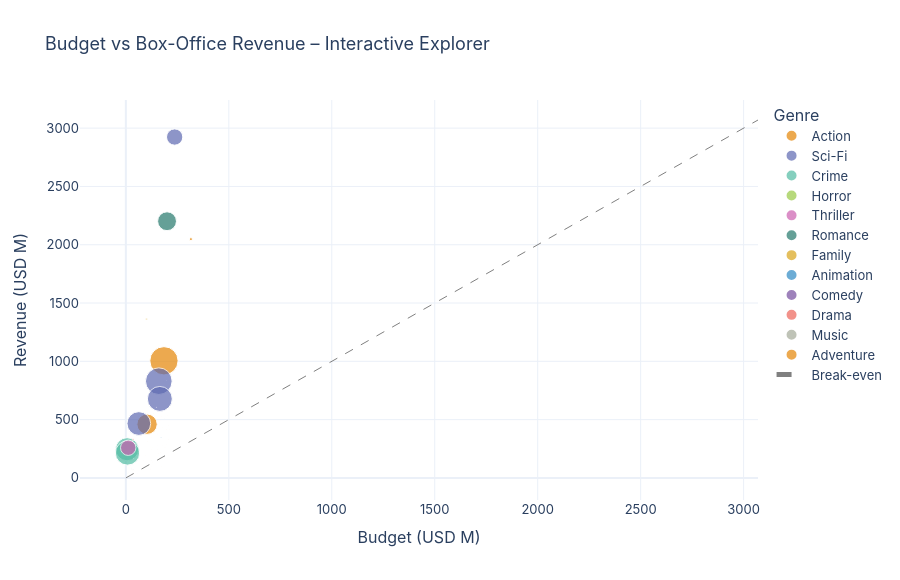

This figure's notebook cell:
### Markdown cell above
### Interactive Scatter – Budget vs Revenue

### Code cell
data = df[(df['budget_usd'] > 0) & (df['revenue_usd'] > 0)].copy()
data['budget_M']  = (data['budget_usd']  / 1e6).round(1)
data['revenue_M'] = (data['revenue_usd'] / 1e6).round(1)
data['roi'] = ((data['revenue_usd'] - data['budget_usd']) / data['budget_usd'] * 100).round(1)

fig = px.scatter(
    data, x='budget_M', y='revenue_M',
    color='primary_genre', size='vote_count',
    hover_name='title',
    hover_data={'release_year': True, 'vote_average': ':.2f', 'roi': ':.1f'},
    labels={'budget_M': 'Budget (USD M)', 'revenue_M': 'Revenue (USD M)'},
    title='Budget vs Box-Office Revenue – Interactive Explorer',
    template='plotly_white',
    color_discrete_sequence=px.colors.qualitative.Vivid,
)

# break-even line
max_v = max(data['budget_M'].max(), data['revenue_M'].max()) * 1.05
fig.add_trace(go.Scatter(x=[0, max_v], y=[0, max_v], mode='lines',
                         line=dict(dash='dash', color='gray', width=1),
                         name='Break-even', hoverinfo='skip'))

fig.update_layout(legend_title='Genre', font=dict(family='Inter', size=13), height=580)

html_path = INTERACTIVE_DIR / 'budget_vs_revenue_interactive.html'
fig.write_html(str(html_path))
fig.show()
print(f'Saved → {html_path}')

### Figure 1 — Plotly figure (JSON) as saved in the notebook; plotly's stock layout.template omitted (floating-point values rounded to 4 significant figures; data arrays with more than 128 entries replaced by an {"elided": "..."} marker saying what was removed)
{"data": [{"customdata": {"elided": "78x3 float values"}, "hovertemplate": "<b>%{hovertext}</b><br><br>primary_genre=Action<br>Budget (USD M)=%{x}<br>Revenue (USD M)=%{y}<br>vote_count=%{marker.size}<br>release_year=%{customdata[0]}<br>vote_average=%{customdata[1]:.2f}<br>roi=%{customdata[2]:.1f}<extra></extra>", "hovertext": ["Zootopia 2", "David", "Good Luck, Have Fun, Don't Die", "Solo Mio", "Frankenstein", "War of the Worlds", "Project Hail Mary", "Ginger & Rosa", "Turbulence", "Hoppers", "Marty Supreme", "The Shadow's Edge", "Oscar Shaw", "Hellfire", "Mercy", "Wildcat", "Jay Kelly", "War Machine", "Return to Silent Hill", "Hamnet", "Re/Member: The Last Night", "House on Eden", "Now You See Me: Now You Don't", "Predator: Badlands", "Whistle", "Anaconda", "Bāhubali: The Epic", "Shelter", "One Battle After Another", "Interstellar", "xXx", "The Wrecking Crew", "Scream 7", "Reminders of Him", "Alpha", "The Rip", "\"Wuthering Heights\"", "Torrente for President", "The Bluff", "The Housemaid", "The Internship", "JUJUTSU KAISEN: Execution", "Greenland 2: Migration", "Sinners", "Firecreek", "Vanaveera", "The Empire", "GOAT", "State of Fear", "Avatar: Fire and Ash", "Cold Storage", "Peaky Blinders: The Immortal Man", "Lake Jesup: Bonecrusher's Revenge", "Dhurandhar: The Revenge", "Agent Zeta", "Send Help", "Bingo Bongo", "Lilly Lives Alone", "The Unearthly", "The Humbling", "Sherlock Holmes", "Stung", "Project X", "Countess Dora", "Hemmet", "Rust Creek", "Passenger 57", "The Unknown Man", "Dhurandhar", "Summer School", "USS Christmas", "28 Years Later: The Bone Temple", "Ready or Not: Here I Come", "Robin Hood", "The Dark Knight", "Gladiator", "Vengeance", "Sniper: No Nation"], "legendgroup": "Action", "marker": {"color": "rgb(229, 134, 6)", "size": [78, 78, 78, 78, 78, 78, 78, 78, 78, 78, 78, 78, 78, 78, 78, 78, 78, 78, 78, 78, 78, 78, 78, 78, 78, 78, 78, 78, 78, 78, 78, 78, 78, 78, 78, 78, 78, 78, 78, 78, 78, 78, 78, 78, 78, 78, 78, 78, 78, 78, 78, 78, 78, 78, 78, 78, 78, 78, 78, 78, 78, 78, 78, 78, 78, 78, 78, 78, 78, 78, 78, 78, 78, 78, 2700000, 1400000, 40, 30], "sizemode": "area", "sizeref": 6750, "symbol": "circle"}, "mode": "markers", "name": "Action", "orientation": "v", "showlegend": true, "type": "scatter", "x": [132.4, 88.1, 82.9, 196.5, 122.6, 140.5, 120.9, 143.8, 175.8, 97.1, 123.6, 156.5, 92.4, 196.0, 119.3, 90.4, 188.1, 188.0, 130.2, 126.3, 123.5, 204.2, 96.7, 187.9, 153.2, 124.0, 207.1, 112.0, 120.6, 165.0, 192.5, 193.0, 124.5, 194.5, 96.8, 212.0, 130.9, 214.7, 119.9, 87.2, 207.2, 174.1, 131.5, 168.7, 85.7, 174.9, 170.3, 116.1, 154.2, 93.0, 127.5, 181.6, 169.9, 102.6, 80.7, 179.7, 125.6, 172.1, 216.2, 204.9, 90.0, 119.3, 12.0, 211.7, 208.1, 214.9, 121.2, 103.7, 166.1, 202.8, 177.6, 193.3, 201.4, 191.8, 185.0, 103.0, 156.0, 130.4], "xaxis": "x", "y": [632.8, 387.6, 403.2, 286.1, 350.8, 254.3, 259.8, 580.2, 436.1, 264.9, 351.2, 208.5, 127.7, 412.7, 351.1, 446.8, 262.3, 156.6, 133.0, 99.3, 242.5, 536.0, 358.9, 511.6, 371.3, 345.8, 335.8, 94.8, 147.8, 677.5, 257.9, 874.9, 123.9, 850.7, 195.4, 414.3, 637.9, 350.7, 79.8, 153.0, 326.9, 683.7, 439.9, 491.1, 270.8, 100.5, 218.8, 402.9, 244.8, 422.1, 264.0, 824.1, 149.3, 466.3, 98.8, 281.7, 484.5, 526.1, 490.6, 684.3, 524.0, 72.7, 102.9, 1014.0, 450.6, 932.4, 270.7, 311.8, 823.1, 777.5, 650.2, 801.4, 928.3, 656.8, 1005.0, 460.6, 279.1, 139.8], "yaxis": "y"}, {"customdata": [[2017.0, 8.42, 20.2], [2012.0, 7.18, 590.7], [2026.0, 7.7, 171.6], [2021.0, 7.89, 850.6], [2026.0, 7.51, -6.3], [2010.0, 8.8, 418.7], [2014.0, 8.6, 310.6], [2009.0, 7.8, 1134.0], [1999.0, 8.7, 640.3], [2026.0, 6.2, 307.8]], "hovertemplate": "<b>%{hovertext}</b><br><br>primary_genre=Sci-Fi<br>Budget (USD M)=%{x}<br>Revenue (USD M)=%{y}<br>vote_count=%{marker.size}<br>release_year=%{customdata[0]}<br>vote_average=%{customdata[1]:.2f}<br>roi=%{customdata[2]:.1f}<extra></extra>", "hovertext": ["Alien: Covenant", "The Avengers", "Spider-Man: Brand New Day", "Spider-Man: No Way Home", "Avengers: Doomsday", "Inception", "Interstellar", "Avatar", "The Matrix", "The Bride!"], "legendgroup": "Sci-Fi", "marker": {"color": "rgb(93, 105, 177)", "size": [78, 78, 78, 78, 78, 2400000, 2100000, 900000, 1900000, 335], "sizemode": "area", "sizeref": 6750, "symbol": "circle"}, "mode": "markers", "name": "Sci-Fi", "orientation": "v", "showlegend": true, "type": "scatter", "x": [123.4, 220.0, 186.5, 200.0, 185.5, 160.0, 165.0, 237.0, 63.0, 148.4], "xaxis": "x", "y": [148.3, 1520.0, 506.7, 1901.0, 173.9, 829.9, 677.5, 2924.0, 466.4, 605.4], "yaxis": "y"}, {"customdata": [[2026.0, 6.5, -29.1], [1972.0, 9.2, 4002.0], [1994.0, 8.9, 2574.0]], "hovertemplate": "<b>%{hovertext}</b><br><br>primary_genre=Crime<br>Budget (USD M)=%{x}<br>Revenue (USD M)=%{y}<br>vote_count=%{marker.size}<br>release_year=%{customdata[0]}<br>vote_average=%{customdata[1]:.2f}<br>roi=%{customdata[2]:.1f}<extra></extra>", "hovertext": ["Crime 101", "The Godfather", "Pulp Fiction"], "legendgroup": "Crime", "marker": {"color": "rgb(82, 188, 163)", "size": [78, 1800000, 2000000], "sizemode": "area", "sizeref": 6750, "symbol": "circle"}, "mode": "markers", "name": "Crime", "orientation": "v", "showlegend": true, "type": "scatter", "x": [41.7, 6.0, 8.0], "xaxis": "x", "y": [29.5, 246.1, 213.9], "yaxis": "y"}, {"customdata": [[2025.0, 5.96, 26.7], [1977.0, 5.17, 96.4], [2024.0, 5.45, 58.9], [2025.0, 5.8, 124.0], [2025.0, 5.43, 261.4], [2026.0, 5.7, 115.5], [2026.0, 5.4, 159.5], [2026.0, 6.004, 320.2], [2026.0, 6.9, 296.5], [2026.0, 5.702, 230.3], [2026.0, 6.687, -26.7], [2025.0, 6.818, 193.3], [2026.0, 6.894, 276.7], [2025.0, 6.729, 182.3], [2026.0, 5.8, 225.3]], "hovertemplate": "<b>%{hovertext}</b><br><br>primary_genre=Horror<br>Budget (USD M)=%{x}<br>Revenue (USD M)=%{y}<br>vote_count=%{marker.size}<br>release_year=%{customdata[0]}<br>vote_average=%{customdata[1]:.2f}<br>roi=%{customdata[2]:.1f}<extra></extra>", "hovertext": ["KPop Demon Hunters", "Tintorera: Killer Shark", "Bloodline Killer", "Demon Slayer: Kimetsu no Yaiba Infinity Castle", "Play Dead", "The Deadly Little Mermaid", "The Mortuary Assistant", "Thrash", "Lee Cronin's The Mummy", "The Strangers: Chapter 3", "undertone", "The Crucifix: Blood of the Exorcist", "The Yeti", "Mudborn", "The House on Haunted Grounds"], "legendgroup": "Horror", "marker": {"color": "rgb(153, 201, 69)", "size": [78, 78, 78, 78, 78, 78, 76, 353, 101, 114, 75, 11, 33, 24, 575], "sizemode": "area", "sizeref": 6750, "symbol": "circle"}, "mode": "markers", "name": "Horror", "orientation": "v", "showlegend": true, "type": "scatter", "x": [27.4, 9.4, 39.5, 30.1, 25.6, 11.0, 9.2, 9.2, 24.7, 14.9, 10.7, 25.0, 28.4, 39.2, 25.7], "xaxis": "x", "y": [34.8, 18.6, 62.8, 67.5, 92.4, 23.7, 23.7, 38.6, 98.0, 49.2, 7.9, 73.3, 107.0, 110.8, 83.7], "yaxis": "y"}, {"customdata": [[2025.0, 5.87, 179.8], [2019.0, 8.6, 2170.0], [2026.0, 7.212, 197.2], [2026.0, 5.147, 247.1]], "hovertemplate": "<b>%{hovertext}</b><br><br>primary_genre=Thriller<br>Budget (USD M)=%{x}<br>Revenue (USD M)=%{y}<br>vote_count=%{marker.size}<br>release_year=%{customdata[0]}<br>vote_average=%{customdata[1]:.2f}<br>roi=%{customdata[2]:.1f}<extra></extra>", "hovertext": ["Hunting Season", "Parasite", "Humint", "180"], "legendgroup": "Thriller", "marker": {"color": "rgb(204, 97, 176)", "size": [78, 800000, 99, 17], "sizemode": "area", "sizeref": 6750, "symbol": "circle"}, "mode": "markers", "name": "Thriller", "orientation": "v", "showlegend": true, "type": "scatter", "x": [20.4, 11.4, 35.0, 62.9], "xaxis": "x", "y": [57.1, 258.8, 104.0, 218.2], "yaxis": "y"}, {"customdata": [[2026.0, 6.77, 344.8], [1997.0, 7.9, 1001.0], [2016.0, 6.0, 379.7]], "hovertemplate": "<b>%{hovertext}</b><br><br>primary_genre=Romance<br>Budget (USD M)=%{x}<br>Revenue (USD M)=%{y}<br>vote_count=%{marker.size}<br>release_year=%{customdata[0]}<br>vote_average=%{customdata[1]:.2f}<br>roi=%{customdata[2]:.1f}<extra></extra>", "hovertext": ["Your Heart Will Be Broken", "Titanic", "Young Sister-In-Law"], "legendgroup": "Romance", "marker": {"color": "rgb(36, 121, 108)", "size": [78, 1200000, 739], "sizemode": "area", "sizeref": 6750, "symbol": "circle"}, "mode": "markers", "name": "Romance", "orientation": "v", "showlegend": true, "type": "scatter", "x": [38.1, 200.0, 22.0], "xaxis": "x", "y": [169.5, 2202.0, 105.5], "yaxis": "y"}, {"customdata": [[2026.0, 6.777, 308.1], [2023.0, 7.587, 1263.0]], "hovertemplate": "<b>%{hovertext}</b><br><br>primary_genre=Family<br>Budget (USD M)=%{x}<br>Revenue (USD M)=%{y}<br>vote_count=%{marker.size}<br>release_year=%{customdata[0]}<br>vote_average=%{customdata[1]:.2f}<br>roi=%{customdata[2]:.1f}<extra></extra>", "hovertext": ["The Super Mario Galaxy Movie", "The Super Mario Bros. Movie"], "legendgroup": "Family", "marker": {"color": "rgb(218, 165, 27)", "size": [533, 10500], "sizemode": "area", "sizeref": 6750, "symbol": "circle"}, "mode": "markers", "name": "Family", "orientation": "v", "showlegend": true, "type": "scatter", "x": [136.2, 100.0], "xaxis": "x", "y": [555.7, 1363.0], "yaxis": "y"}, {"customdata": [[2026.0, 6.94, 102.1]], "hovertemplate": "<b>%{hovertext}</b><br><br>primary_genre=Animation<br>Budget (USD M)=%{x}<br>Revenue (USD M)=%{y}<br>vote_count=%{marker.size}<br>release_year=%{customdata[0]}<br>vote_average=%{customdata[1]:.2f}<br>roi=%{customdata[2]:.1f}<extra></extra>", "hovertext": ["Avatar: Aang, The Last Airbender"], "legendgroup": "Animation", "marker": {"color": "rgb(47, 138, 196)", "size": [3358], "sizemode": "area", "sizeref": 6750, "symbol": "circle"}, "mode": "markers", "name": "Animation", "orientation": "v", "showlegend": true, "type": "scatter", "x": [171.2], "xaxis": "x", "y": [346.0], "yaxis": "y"}, {"customdata": [[2026.0, 5.548, -36.3], [2026.0, 5.4, -38.6], [2026.0, 6.514, 134.0], [2026.0, 6.755, 20.4], [2023.0, 6.068, 7.1], [2026.0, 9.15, 110.2]], "hovertemplate": "<b>%{hovertext}</b><br><br>primary_genre=Comedy<br>Budget (USD M)=%{x}<br>Revenue (USD M)=%{y}<br>vote_count=%{marker.size}<br>release_year=%{customdata[0]}<br>vote_average=%{customdata[1]:.2f}<br>roi=%{customdata[2]:.1f}<extra></extra>", "hovertext": ["Balls Up", "Outcome", "Roommates", "Mike & Nick & Nick & Alice", "Rocky Aur Rani Kii Prem Kahaani", "¿Quieres Ser Mi Novia?"], "legendgroup": "Comedy", "marker": {"color": "rgb(118, 78, 159)", "size": [83, 120, 36, 253, 81, 695], "sizemode": "area", "sizeref": 6750, "symbol": "circle"}, "mode": "markers", "name": "Comedy", "orientation": "v", "showlegend": true, "type": "scatter", "x": [55.4, 24.7, 61.8, 30.4, 14.0, 34.9], "xaxis": "x", "y": [35.3, 15.2, 144.5, 36.6, 15.0, 73.3], "yaxis": "y"}, {"customdata": [[2006.0, 7.391, 833.6]], "hovertemplate": "<b>%{hovertext}</b><br><br>primary_genre=Drama<br>Budget (USD M)=%{x}<br>Revenue (USD M)=%{y}<br>vote_count=%{marker.size}<br>release_year=%{customdata[0]}<br>vote_average=%{customdata[1]:.2f}<br>roi=%{customdata[2]:.1f}<extra></extra>", "hovertext": ["The Devil Wears Prada"], "legendgroup": "Drama", "marker": {"color": "rgb(237, 100, 90)", "size": [12950], "sizemode": "area", "sizeref": 6750, "symbol": "circle"}, "mode": "markers", "name": "Drama", "orientation": "v", "showlegend": true, "type": "scatter", "x": [35.0], "xaxis": "x", "y": [326.8], "yaxis": "y"}, {"customdata": [[2026.0, 6.8, 147.5]], "hovertemplate": "<b>%{hovertext}</b><br><br>primary_genre=Music<br>Budget (USD M)=%{x}<br>Revenue (USD M)=%{y}<br>vote_count=%{marker.size}<br>release_year=%{customdata[0]}<br>vote_average=%{customdata[1]:.2f}<br>roi=%{customdata[2]:.1f}<extra></extra>", "hovertext": ["Pretty Lethal"], "legendgroup": "Music", "marker": {"color": "rgb(165, 170, 153)", "size": [287], "sizemode": "area", "sizeref": 6750, "symbol": "circle"}, "mode": "markers", "name": "Music", "orientation": "v", "showlegend": true, "type": "scatter", "x": [28.1], "xaxis": "x", "y": [69.6], "yaxis": "y"}, {"customdata": [[2026.0, 7.038, 326.2], [2018.0, 8.233, 548.2]], "hovertemplate": "<b>%{hovertext}</b><br><br>primary_genre=Adventure<br>Budget (USD M)=%{x}<br>Revenue (USD M)=%{y}<br>vote_count=%{marker.size}<br>release_year=%{customdata[0]}<br>vote_average=%{customdata[1]:.2f}<br>roi=%{customdata[2]:.1f}<extra></extra>", "hovertext": ["Starbright", "Avengers: Infinity War"], "legendgroup": "Adventure", "marker": {"color": "rgb(229, 134, 6)", "size": [13, 31757], "sizemode": "area", "sizeref": 6750, "symbol": "circle"}, "mode": "markers", "name": "Adventure", "orientation": "v", "showlegend": true, "type": "scatter", "x": [195.9, 316.0], "xaxis": "x", "y": [834.9, 2048.0], "yaxis": "y"}, {"hoverinfo": "skip", "line": {"color": "gray", "dash": "dash", "width": 1}, "mode": "lines", "name": "Break-even", "type": "scatter", "x": [0, 3070.0], "y": [0, 3070.0]}], "layout": {"font": {"family": "Inter", "size": 13}, "height": 580, "legend": {"itemsizing": "constant", "title": {"text": "Genre"}, "tracegroupgap": 0}, "title": {"text": "Budget vs Box-Office Revenue – Interactive Explorer"}, "xaxis": {"anchor": "y", "domain": [0, 1], "title": {"text": "Budget (USD M)"}}, "yaxis": {"anchor": "x", "domain": [0, 1], "title": {"text": "Revenue (USD M)"}}}}
